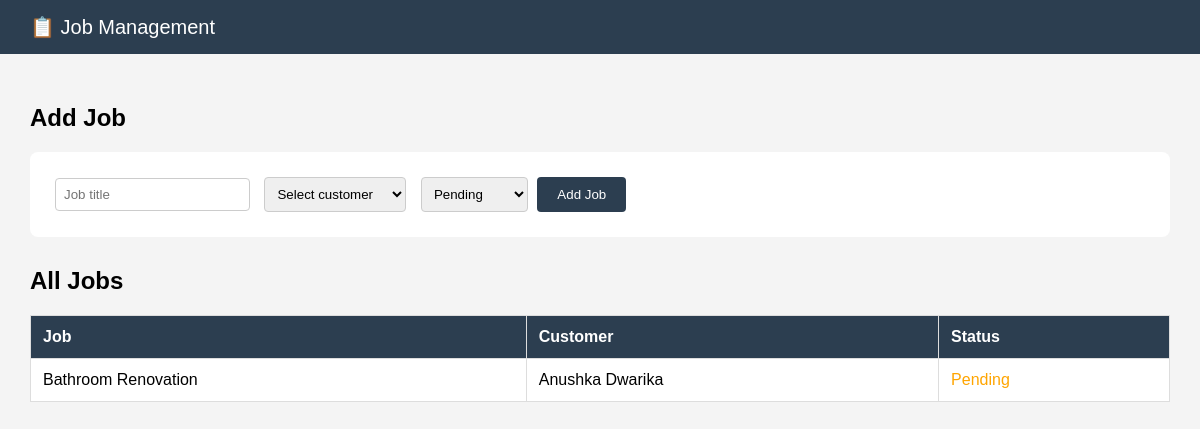
Page /jobs on the committed database.
### app.py (models this page shows, shortened)
class Job(db.Model):
    id = db.Column(db.Integer, primary_key=True)
    title = db.Column(db.String(100), nullable=False)
    status = db.Column(db.String(20), default='Pending')
    customer_id = db.Column(db.Integer, db.ForeignKey('customer.id'))
    customer = db.relationship('Customer', backref='jobs')

class Customer(db.Model):
    id = db.Column(db.Integer, primary_key=True)
    name = db.Column(db.String(100), nullable=False)
    phone = db.Column(db.String(20))
    email = db.Column(db.String(100))

### app.py (the view)
@app.route('/jobs')
def jobs():
    all_jobs = Job.query.all()
    all_customers = Customer.query.all()
    return render_template('jobs.html', jobs=all_jobs, customers=all_customers)

### templates/jobs.html (shortened to what this page needs)
<!DOCTYPE html>
<html>
<head>
</head>
<body>
    <div class="navbar">📋 Job Management</div>
    <div class="container">
        <h2>Add Job</h2>
        <form method="POST" action="/jobs/add">
            <input type="text" name="title" placeholder="Job title" required>
            <select name="customer_id">
                <option value="">Select customer</option>
            </select>
            <select name="status">
                <option value="Pending">Pending</option>
            </select>
            <button type="submit">Add Job</button>
        </form>
        <h2>All Jobs</h2>
        <table>
            <tr>
                <th>Job</th><th>Customer</th><th>Status</th>
            </tr>
            {% for job in jobs %}
            <tr>
                <td>{{ job.title }}</td>
                <td>{{ job.customer.name if job.customer else 'N/A' }}</td>
                <td class="{{ job.status | lower }}">{{ job.status }}</td>
            </tr>
            {% endfor %}
        </table>
    </div>
</body>
</html>

### templates/jobs.html (style rules this page uses)
body { font-family: Arial; margin: 0; background: #f4f4f4; }
.navbar { background: #2c3e50; color: white; padding: 15px 30px; font-size: 20px; }
.container { padding: 30px; }
form { background: white; padding: 20px; border-radius: 8px; margin-bottom: 30px; }
input, select { padding: 8px; margin: 5px; border: 1px solid #ccc; border-radius: 4px; }
button { background: #2c3e50; color: white; padding: 10px 20px; border: none; border-radius: 4px; cursor: pointer; }
table { width: 100%; border-collapse: collapse; background: white; }
th, td { padding: 12px; border: 1px solid #ddd; text-align: left; }
th { background: #2c3e50; color: white; }
.pending { color: orange; }

### rows in the picture
Job: title "Bathroom Renovation", customer "Anushka Dwarika", status "Pending"
